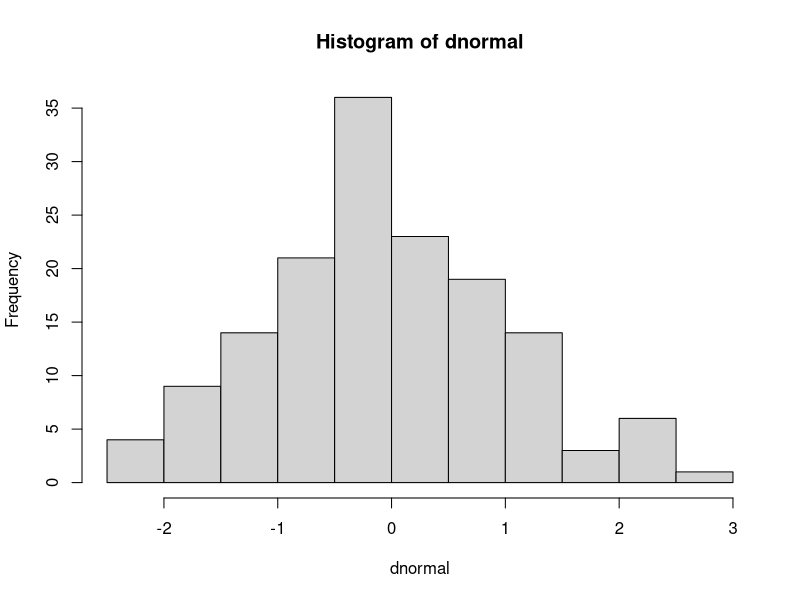
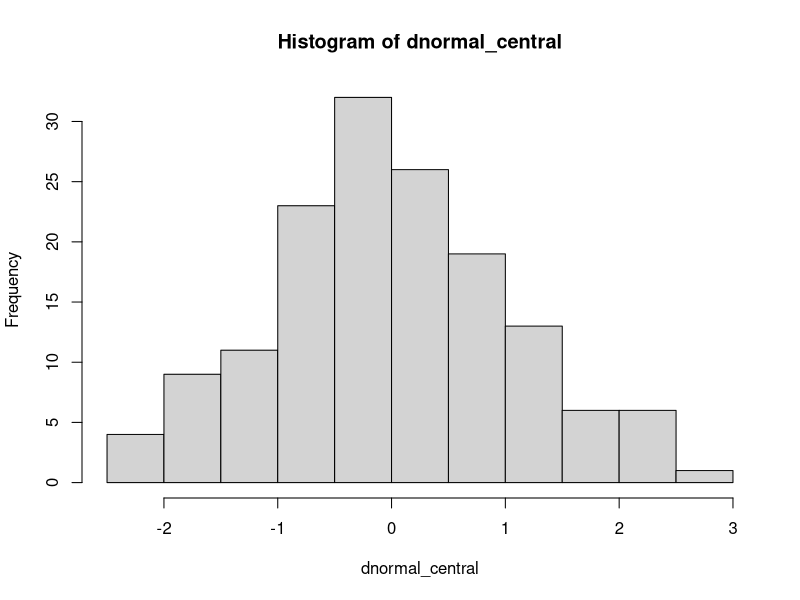

The R script that drew these images, in order:
# Atividades

# Criando um dataframe

nome <- c("Leticia", "Daniel", "Danillo", "Mariana")

idade <- c(23, 22, 25, 21)

cidade <- c("Paulista", "Recife", "Recife", "Jaboatão")

curso <- c("Ciência Política", "Direito", "Relações Internacionais", "Ciência Política")

instituicao <- c("UFPE", "Católica", "Estácio", "UFPE")

perfil_alunos <- data.frame(nome, idade, cidade, curso, instituicao)
str(perfil_alunos)
head(perfil_alunos)

# Criando variáveis

dnormal <- rnorm(150)
dnormal

dbinomial <- rbinom(150, 1, 0.3)
dbinomial

index <- seq(1, length(dbinomial))
index

# Amostragem e Bootstrapping

bootstrappingnormal50 <- replicate(50, sample(dnormal, 10, replace = TRUE))
bootstrappingnormal50

bootstrappingnormal75 <- replicate(75, sample(dnormal, 10, replace = TRUE))
bootstrappingnormal75

bootstrappingnormal100 <- replicate(100, sample(dnormal, 10, replace = TRUE))
bootstrappingnormal100


# Calculando com o R

hist(dnormal)

dnormal_central <- dnormal - mean(dnormal)
hist(dnormal_central)


# Indexação

dnormal[35]
dnormal[dnormal > 2 & dnormal < 3]

# Controle e repetição

perfil_alunos$codificacao <- ifelse(perfil_alunos$instituicao == "UFPE", 0, 1)
head(perfil_alunos)


# Criando funções

    # função para saudar quem entrou na UFPE recentemente

novato <- function(nro) {
  if (nro == 1) {
    cat("Bem-Vinda(o)\n")
  }
}

novato(1)

    
# Funções vetorizadas


sapply(perfil_alunos[ ,2], mean)
